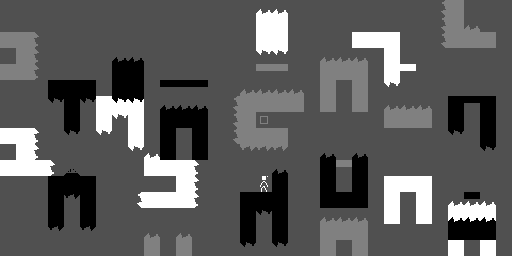

Rendered tile map (Tiled .tmx) drawn with the repository's tilesets; below, a short description and the full map source, tile grids included:
An orthogonal 32x16 tile map with 16x16 px tiles, 2 tile layers (alt_a, all).

<map version="1.5" tiledversion="1.7.2" orientation="orthogonal" renderorder="right-down" width="32" height="16" tilewidth="16" tileheight="16" infinite="0" backgroundcolor="#505050" nextlayerid="6" nextobjectid="1">
 <properties>
  <property name="bg_color" type="int" value="255" />
  <property name="title" value="Orbit" />
  <property name="wrapping" type="bool" value="false" />
 </properties>
 <tileset firstgid="1" source="monoman.tsx" />
 <layer id="4" name="alt_a" width="32" height="16">
  <data encoding="csv">
0,0,0,0,0,0,0,0,0,0,0,0,0,0,0,0,12,12,0,0,0,0,0,0,0,0,0,0,0,0,0,0,
0,0,0,0,0,0,0,0,0,0,0,0,0,0,0,0,6,6,0,0,0,0,0,0,0,0,0,0,0,0,0,0,
0,0,0,0,0,0,0,0,0,0,0,0,0,0,0,0,6,6,0,0,0,0,0,0,0,0,0,0,0,0,0,0,
0,0,0,0,0,0,0,0,12,0,0,0,0,0,0,0,1073741836,1073741836,0,0,0,0,0,0,0,0,0,0,0,0,0,0,
0,0,0,0,0,0,0,0,6,0,0,0,0,0,0,0,8,8,0,0,0,0,0,0,0,0,0,0,0,0,0,0,
0,0,0,0,0,0,0,0,6,0,7,7,7,0,0,0,0,0,0,0,0,0,0,0,0,0,0,0,0,0,0,0,
0,0,0,0,0,0,6,6,6,0,10,10,10,0,0,0,0,0,0,0,0,0,0,0,0,0,0,0,0,0,0,0,
0,0,0,0,0,0,6,1073741836,6,0,4,4,4,0,0,0,0,0,0,0,0,0,0,0,0,0,0,0,0,0,0,0,
6,6,2684354572,0,0,0,1073741836,0,6,0,4,0,4,0,0,0,0,0,0,0,0,0,0,0,0,0,0,0,0,0,0,0,
0,6,2684354572,0,0,0,0,0,1073741836,0,4,0,4,0,0,0,0,0,0,0,10,0,10,0,0,0,0,0,0,0,0,0,
6,6,6,2684354572,13,0,0,0,0,0,0,0,0,0,0,0,0,0,0,0,4,0,4,0,0,0,0,0,0,0,0,0,
0,0,0,0,0,0,0,0,0,0,0,0,0,0,0,0,0,0,0,0,4,0,4,0,0,0,0,0,0,0,0,0,
0,0,0,0,0,0,0,0,0,0,0,0,0,0,0,0,0,0,0,0,4,4,4,0,0,0,0,0,12,12,12,0,
0,0,0,0,0,0,0,0,0,0,0,0,0,0,0,0,0,0,0,0,0,0,0,0,0,0,0,0,6,6,6,0,
0,0,0,0,0,0,0,0,0,0,0,0,0,0,0,0,0,0,0,0,0,0,0,0,0,0,0,0,6,0,6,0,
0,0,0,0,0,0,0,0,0,0,0,0,0,0,0,0,0,0,0,0,0,0,0,0,0,0,0,0,6,0,6,0
</data>
 </layer>
 <layer id="1" name="all" width="32" height="16">
  <data encoding="csv">
0,0,0,0,0,0,0,0,0,0,0,0,0,0,0,0,0,0,0,0,0,0,0,0,0,0,0,1610612747,5,0,0,0,
0,0,0,0,0,0,0,0,0,0,0,0,0,0,0,0,0,0,0,0,0,0,0,0,0,0,0,1610612747,5,11,0,0,
5,5,2684354571,0,0,0,0,0,0,0,0,0,0,0,0,0,0,0,0,0,0,0,6,6,6,0,0,1610612747,5,5,5,0,
0,5,2684354571,0,0,0,0,10,10,0,0,0,0,0,0,0,0,0,0,0,11,11,11,0,6,0,0,0,0,0,0,0,
5,5,2684354571,0,0,0,0,4,4,0,0,0,0,0,0,0,0,0,0,0,5,5,5,0,6,9,0,0,0,0,0,0,
0,0,0,4,4,4,0,4,4,0,0,0,0,0,0,11,11,11,11,0,5,0,5,0,1073741836,0,0,0,0,0,0,0,
0,0,0,1073741834,4,1073741834,0,1073741834,1073741834,0,0,0,0,0,1610612747,5,5,5,5,0,5,0,5,0,11,11,11,0,4,7,4,0,
0,0,0,0,4,0,0,0,0,0,0,0,0,0,1610612747,5,17,0,0,0,0,0,0,0,5,5,5,0,4,0,4,0,
0,0,0,0,1073741834,0,0,0,0,0,0,0,0,0,1610612747,5,5,5,0,0,0,0,0,0,0,0,0,0,1073741834,0,4,0,
0,0,0,0,0,0,0,0,0,12,0,0,0,0,0,3221225483,3221225483,3221225483,0,0,0,0,0,0,0,0,0,0,0,0,1073741834,0,
0,0,0,0,0,0,0,0,0,6,6,6,2684354572,0,0,0,0,10,0,0,0,8,0,0,0,0,0,0,0,0,0,0,
0,0,0,4,4,4,0,0,0,0,0,6,2684354572,0,0,0,2147483649,4,0,0,0,0,0,0,6,6,6,0,0,0,0,0,
0,0,0,4,3221225482,4,0,0,1610612748,6,6,6,2684354572,0,0,4,4,4,0,0,0,0,0,0,6,0,6,0,0,7,0,0,
0,0,0,4,0,4,0,0,0,0,0,0,0,0,0,4,1073741834,4,0,0,11,11,11,0,6,0,6,0,10,10,10,0,
0,0,0,3221225482,0,3221225482,0,0,0,11,0,11,0,0,0,4,0,4,0,0,5,5,5,0,0,0,0,0,3221225476,3221225476,3221225476,0,
0,0,0,0,0,0,0,0,0,5,0,5,0,0,0,1073741834,0,1073741834,0,0,5,0,5,0,0,0,0,0,0,0,0,0
</data>
 </layer>
</map>
